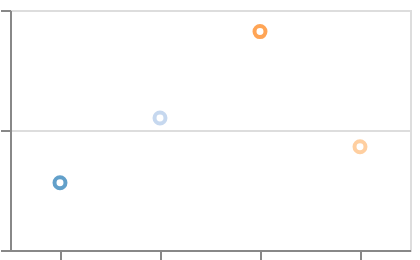

Express this chart as Vega-Lite.
### Vega-Lite specification from a JSON file in a GitHub repository (floating-point values rounded to 4 significant figures)
{"$schema": "https://vega.github.io/schema/vega-lite/v6.json", "width": 200, "height": 120, "padding": 5, "autosize": "none", "data": {"values": [{"c": "alpha", "v": 28, "w": 3}, {"c": "beta", "v": 55, "w": 7}, {"c": "gamma", "v": 43, "w": 5}, {"c": "delta", "v": 91, "w": 9}]}, "mark": "point", "encoding": {"x": {"field": "c", "type": "nominal"}, "y": {"field": "v", "type": "quantitative"}, "color": {"field": "c", "type": "nominal", "scale": {"scheme": "category20"}}}}
